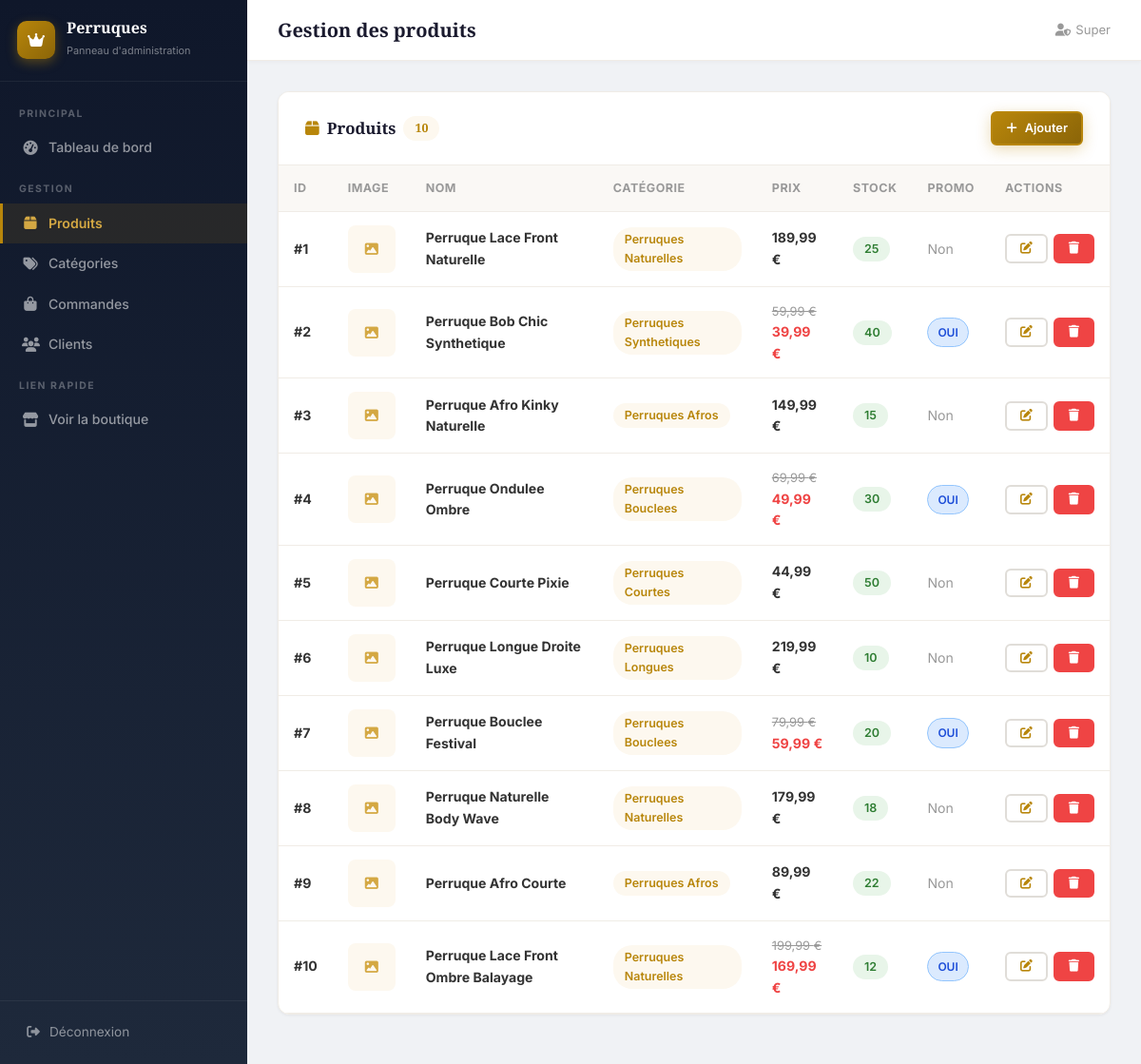
Screenshot of /admin/produits.php (signed in) with the database file from the repository.
### tables this page shows
CREATE TABLE IF NOT EXISTS produits (
    id INT AUTO_INCREMENT PRIMARY KEY,
    nom VARCHAR(200) NOT NULL,
    description TEXT,
    prix DECIMAL(10,2) NOT NULL,
    stock INT DEFAULT 0,
    image VARCHAR(255),
    categorie_id INT,
    couleur VARCHAR(100),
    longueur VARCHAR(50),
    materiau VARCHAR(100),
    style VARCHAR(100),
    est_promo TINYINT(1) DEFAULT 0,
    prix_promo DECIMAL(10,2) DEFAULT NULL,
    date_ajout DATETIME DEFAULT CURRENT_TIMESTAMP,
    FOREIGN KEY (categorie_id) REFERENCES categories(id) ON DELETE SET NULL
);

CREATE TABLE IF NOT EXISTS categories (
    id INT AUTO_INCREMENT PRIMARY KEY,
    nom VARCHAR(100) NOT NULL,
    description TEXT,
    image VARCHAR(255)
);

### config/database.php (called while the page is built, shortened)
<?php
function sanitize($data) {
    return htmlspecialchars(trim($data), ENT_QUOTES, 'UTF-8');
}

### admin/produits.php (the view, shortened to what this page needs)
<?php
require_once '../config/database.php';
$pdo = getConnection();
$produits = $pdo->query("
    SELECT p.*, c.nom as categorie_nom
    FROM produits p LEFT JOIN categories c ON p.categorie_id = c.id
    ORDER BY p.date_ajout DESC
")->fetchAll();
require_once 'includes/admin-header.php';
?>
<div class="admin-card">
    <div class="admin-card-header">
        <h2><i class="fas fa-box"></i> Produits <span class="badge-count"><?= count($produits) ?></span></h2>
        <a href="produit-edit.php" class="btn btn-primary btn-sm"><i class="fas fa-plus"></i> Ajouter</a>
    </div>
    <div class="admin-card-body">
        <table class="data-table">
            <thead>
                <tr>
                    <th>ID</th>
                    <th>Image</th>
                    <th>Nom</th>
                    <th>Catégorie</th>
                    <th>Prix</th>
                    <th>Stock</th>
                    <th>Promo</th>
                    <th>Actions</th>
                </tr>
            </thead>
            <tbody>
                <?php foreach ($produits as $p): ?>
                <tr>
                    <td><strong>#<?= $p['id'] ?></strong></td>
                    <td>
                        <?php if ($p['image']): ?>
                            <img src="../uploads/<?= sanitize($p['image']) ?>" alt="" style="width:50px;height:50px;object-fit:cover;border-radius:8px;border:1px solid var(--border-light);">
                        <?php else: ?>
                            <div style="width:50px;height:50px;border-radius:8px;background:var(--primary-bg);display:flex;align-items:center;justify-content:center;color:var(--primary-light);">
                                <i class="fas fa-image"></i>
                            </div>
                        <?php endif; ?>
                    </td>
                    <td><strong><?= sanitize($p['nom']) ?></strong></td>
                    <td><span class="badge-count"><?= sanitize($p['categorie_nom'] ?? '—') ?></span></td>
                    <td>
                        <?php if ($p['est_promo']): ?>
                            <span style="text-decoration:line-through;color:var(--text-muted);font-size:0.8rem;"><?= number_format($p['prix'], 2, ',', '.') ?> €</span>
                            <br><strong style="color:var(--danger);"><?= number_format($p['prix_promo'], 2, ',', '.') ?> €</strong>
                        <?php else: ?>
                            <strong><?= number_format($p['prix'], 2, ',', '.') ?> €</strong>
                        <?php endif; ?>
                    </td>
                    <td>
                        <?php if ($p['stock'] > 0): ?>
                            <span class="badge-count" style="background:#e8f5e9;color:#2e7d32;"><?= $p['stock'] ?></span>
                        <?php else: ?>
                            <span class="badge-count" style="background:#ffebee;color:#c62828;">0</span>
                        <?php endif; ?>
                    </td>
                    <td>
                        <?php if ($p['est_promo']): ?>
                            <span class="order-status status-validee">OUI</span>
                        <?php else: ?>
                            <span style="color:var(--text-muted);">Non</span>
                        <?php endif; ?>
                    </td>
                    <td>
                        <div style="display:flex;gap:6px;">
                            <a href="produit-edit.php?id=<?= $p['id'] ?>" class="btn btn-sm btn-outline" title="Modifier"><i class="fas fa-edit"></i></a>
                            <a href="?delete=<?= $p['id'] ?>" class="btn btn-sm btn-danger" title="Supprimer" onclick="return confirm('Supprimer ce produit ?')"><i class="fas fa-trash"></i></a>
                        </div>
                    </td>
                </tr>
                <?php endforeach; ?>
            </tbody>
        </table>
    </div>
</div>
<?php require_once 'includes/admin-footer.php'; ?>

### css/style.css (style rules this page uses)
:root { --primary: #b8860b; --primary-light: #d4a843; --primary-dark: #8b6508; --primary-bg: #fdf8ef; --accent: #e8c87a; --dark: #1a1a2e; --dark-mid: #2d2d44; --text: #333; --text-light: #666; --text-muted: #999; --bg: #faf8f5; --bg-admin: #f0f2f5; --white: #fff; --border: #e0ddd8; --border-light: #f0ece6; --success: #22c55e; --success-bg: #dcfce7; --danger: #ef4444; --danger-bg: #fee2e2; --danger-color: #991b1b; --warning: #f59e0b; --warning-bg: #fef3c7; --info: #3b82f6; --info-bg: #dbeafe; --radius: 12px; --radius-sm: 8px; --radius-lg: 20px; --shadow-sm: 0 1px 3px rgba(0,0,0,0.06); --shadow: 0 4px 20px rgba(0,0,0,0.08); --shadow-lg: 0 8px 40px rgba(0,0,0,0.12); --sidebar-w: 260px; --topbar-h: 64px; --transition: all 0.25s cubic-bezier(0.4,0,0.2,1); }
*, *::before, *::after { margin: 0; padding: 0; box-sizing: border-box; }
html { scroll-behavior: smooth; }
body { font-family: 'Inter', -apple-system, BlinkMacSystemFont, sans-serif; background: var(--bg); color: var(--text); line-height: 1.6; min-height: 100vh; -webkit-font-smoothing: antialiased; }
a { color: var(--primary); text-decoration: none; transition: var(--transition); }
.btn { display: inline-flex; align-items: center; justify-content: center; gap: 8px; padding: 10px 20px; border: 2px solid transparent; border-radius: var(--radius-sm); cursor: pointer; font-weight: 600; text-decoration: none; transition: var(--transition); white-space: nowrap; line-height: 1.4; }
.btn-primary { background: linear-gradient(135deg, var(--primary), var(--primary-dark)); color: #fff; border-color: var(--primary); box-shadow: 0 4px 15px rgba(184, 134, 11, 0.3); }
.btn-outline { background: transparent; color: var(--primary); border-color: var(--border); }
.btn-danger { background: var(--danger); color: #fff; border-color: var(--danger); }
.btn-sm { padding: 7px 14px; font-size: 0.8rem; border-radius: 6px; }
.order-status { display: inline-block; padding: 4px 12px; border-radius: 20px; font-size: 0.75rem; font-weight: 600; white-space: nowrap; }
.status-validee { background: var(--info-bg); color: #1e40af; border: 1px solid #93c5fd; }
.data-table { width: 100%; border-collapse: collapse; }
.data-table th { background: var(--bg); padding: 10px 14px; font-size: 0.76rem; font-weight: 700; text-transform: uppercase; letter-spacing: 0.5px; color: var(--text-light); text-align: left; border-bottom: 2px solid var(--border); }
.data-table td { padding: 12px 14px; border-bottom: 1px solid var(--border-light); font-size: 0.88rem; }
.admin-body { display: flex; flex-direction: row; min-height: 100vh; background: var(--bg-admin); }
.data-table thead { background: #f8fafc; }
.data-table th { padding: 14px 16px; text-align: left; font-size: 0.78rem; text-transform: uppercase; letter-spacing: 0.04em; color: var(--text-muted); border-bottom: 1px solid var(--border-light); white-space: nowrap; }
.data-table td { padding: 14px 16px; border-bottom: 1px solid var(--border-light); vertical-align: middle; }
.order-status { display: inline-flex; align-items: center; padding: 5px 10px; border-radius: 999px; font-size: 0.75rem; font-weight: 600; white-space: nowrap; }
.order-status.status-validee { background: var(--info-bg); color: #1d4ed8; }
.admin-card { background: var(--white); border-radius: var(--radius); box-shadow: var(--shadow-sm); border: 1px solid var(--border-light); overflow: hidden; margin-bottom: 20px; }
.admin-card-header { padding: 16px 20px; border-bottom: 1px solid var(--border-light); display: flex; justify-content: space-between; align-items: center; flex-wrap: wrap; gap: 10px; background: var(--white); }
.admin-card-header h2 { font-family: 'Playfair Display', serif; font-size: 1.05rem; color: var(--dark); display: flex; align-items: center; gap: 8px; margin: 0; }
.admin-card-header h2 i { color: var(--primary); }
.admin-card-body { padding: 0; }
.badge-count { display: inline-block; background: var(--primary-bg); color: var(--primary); padding: 3px 12px; border-radius: 20px; font-size: 0.78rem; font-weight: 600; }
.product-card, .stat-card, .admin-card, .admin-card-entity { animation: fadeInUp 0.4s ease both; }
@media (min-width: 768px) { .admin-card-header { padding: 18px 24px; } }
@media (min-width: 1024px) { .admin-card-header { padding: 20px 28px; } }

### rows the page displays
produits: id "1", nom "Perruque Lace Front Naturelle", categorie.nom "Perruques Naturelles", prix "189,99", stock "25", est_promo "Non"
produits: id "2", nom "Perruque Bob Chic Synthetique", categorie.nom "Perruques Synthetiques", prix "59,99", prix_promo "39,99", stock "40", est_promo "OUI"
produits: id "3", nom "Perruque Afro Kinky Naturelle", categorie.nom "Perruques Afros", prix "149,99", stock "15", est_promo "Non"
produits: id "4", nom "Perruque Ondulee Ombre", categorie.nom "Perruques Bouclees", prix "69,99", prix_promo "49,99", stock "30", est_promo "OUI"
produits: id "5", nom "Perruque Courte Pixie", categorie.nom "Perruques Courtes", prix "44,99", stock "50", est_promo "Non"
produits: id "6", nom "Perruque Longue Droite Luxe", categorie.nom "Perruques Longues", prix "219,99", stock "10", est_promo "Non"
produits: id "7", nom "Perruque Bouclee Festival", categorie.nom "Perruques Bouclees", prix "79,99", prix_promo "59,99", stock "20", est_promo "OUI"
produits: id "8", nom "Perruque Naturelle Body Wave", categorie.nom "Perruques Naturelles", prix "179,99", stock "18", est_promo "Non"
produits: id "9", nom "Perruque Afro Courte", categorie.nom "Perruques Afros", prix "89,99", stock "22", est_promo "Non"
produits: id "10", nom "Perruque Lace Front Ombre Balayage", categorie.nom "Perruques Naturelles", prix "199,99", prix_promo "169,99", stock "12", est_promo "OUI"

### other values shown
$pageTitleAdmin "Gestion des produits"
$_SESSION['user_prenom'] "Super"
count($produits) "10"
